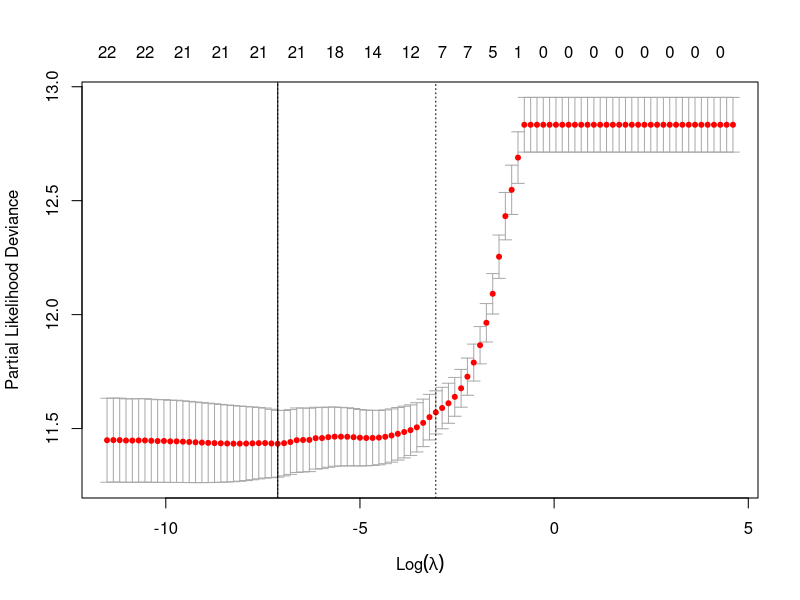
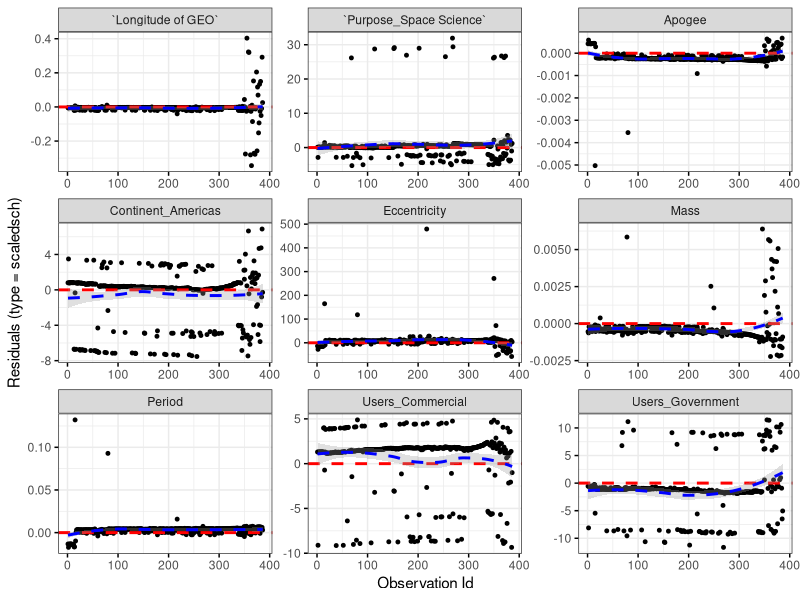

The R source for these figures, in order: (Note: this script raises an error after producing the figures.)
## ---- chunk 1
library(readxl)
data <- read_excel("../Dataset/JoinDatasets.xlsx", col_names = TRUE)
## ---- chunk 2
library(readxl)
library(survival)
library(survminer)
library(dplyr) 
library(ggplot2)
library(knitr)
library(broom)
library(tidyr)
## ---- chunk 3
summary(data)
## ---- chunk 4
data$Country <- factor(data$Country, ordered = F)
print('Country')
table(data$Country)

data$Continent <- factor(data$Continent, ordered = F)
print('Continent')
table(data$Continent)

data$Users <- factor(data$Users, ordered = F)
print('Users')
table(data$Users)

data$Purpose <- factor(data$Purpose, ordered = F)
print('Purpose')
table(data$Purpose)

data$Orbit <- factor(data$Orbit, ordered = F)
print('Class of Orbit')
table(data$Orbit)

data$Status <- factor(data$Status, ordered = F)
print('Status')
table(data$Status)
## ---- chunk 5
data <- data[sample(nrow(data)), ]
## ---- chunk 6
#install.packages("fastDummies")
library(fastDummies)

# USERS : Levels: Civil Commercial Government Military

dummy_data <- dummy_cols(data, select_columns = "Users", remove_first_dummy = TRUE)

# PURPOSE : Levels: Communications Earth Observation Navigation Space Science Technology Development

dummy_data <- dummy_cols(dummy_data, select_columns = "Purpose", remove_first_dummy = TRUE)


# ORBIT : Levels: Elliptical GEO LEO MEO

dummy_data <- dummy_cols(dummy_data, select_columns = "Orbit", remove_first_dummy = TRUE)


# CONTINENT: Levels: Africa Americas Asia Europe Multinational Oceania

dummy_data <- dummy_cols(dummy_data, select_columns = "Continent", remove_first_dummy = TRUE)


# dataset senza Purpose, Users, Continent and Orbit

dummy_data <- dummy_data[,c(1:2,6:17,19:33)]

## ---- chunk 7
library(glmnet)
time <- dummy_data$`Effective Lifetime`
status <- dummy_data$Status

# Crea la formula di sopravvivenza
f <- Surv(time, status == 'retired') ~ . 
covariates <-
  c(
    "Longitude of GEO" ,
    "Perigee" ,
    "Apogee",
    "Eccentricity" ,
    "Inclination",
    "Period",
    "Mass",
    "Users_Commercial",
    "Users_Government",
    "Users_Military",
    "Purpose_Earth Observation",
    "Purpose_Navigation",
    "Purpose_Space Science",
    "Purpose_Technology Development",
    "Orbit_GEO",
    "Orbit_LEO",
    "Orbit_MEO",
    "Continent_Americas",
    "Continent_Asia",
    "Continent_Europe",
    "Continent_Multinational",
    "Continent_Oceania"
  )

n_coef = length(covariates)
lambda.grid <- 10^seq(2, -5 ,length = 100)

# Adatta un modello di regressione di Cox penalizzato usando glmnet
# alpha = 1 per la penalizzazione L2 (Ridge)
# alpha = 0 per la penalizzazione L1 (Lasso)
cox_model <- cv.glmnet(x = as.matrix(dummy_data[,covariates]), y = Surv(time,status == 'retired'), family = "cox", alpha = 1, lambda = lambda.grid)

# PROVA A CAMBIARE VALORE DI ALPHA ---> ELASTIC NET FORSE è MEGLIO

print(cox_model)

bestlambda <- cox_model$lambda.min # con lasso lambda è quasi zero
plot(cox_model)
abline(v=log(bestlambda), lty=1)

fitAtLmin <- glmnet(x = as.matrix(dummy_data[,covariates]),  y = Surv(time,status == 'retired') ,family="cox",lambda=bestlambda)
coef <- coef(fitAtLmin)

## ---- chunk 8
time <- dummy_data$`Effective Lifetime`
Status <- dummy_data$Status

variable_sel <-c(  # con coef != 0
    "Longitude of GEO",
    "Apogee",
    "Eccentricity",
    "Period",
    "Mass",
    "Users_Commercial",
    "Users_Military",
    "Users_Government",
    "Purpose_Earth Observation",
    "Purpose_Navigation",
    "Purpose_Space Science",
    "Purpose_Technology Development",
    "Orbit_LEO",
    "Continent_Americas",
    "Continent_Europe",
    "Continent_Multinational",
    "Continent_Oceania"
    )

cox1 <- coxph(Surv(time, Status == 'retired') ~ . , data = dummy_data[,variable_sel])
summary(cox1)
## ---- chunk 9
time <- dummy_data$`Effective Lifetime`
Status <- dummy_data$Status

variable_sel <-c(  # con coef != 0
    "Longitude of GEO",
    "Apogee",
    "Eccentricity",
    "Period",
    "Mass",
    "Users_Commercial",
    "Users_Military",
    "Users_Government",
    "Purpose_Earth Observation",
    "Purpose_Space Science",
    "Purpose_Technology Development",
    "Orbit_LEO",
    "Continent_Americas",
    "Continent_Europe",
    "Continent_Multinational",
    "Continent_Oceania"
    )

cox2 <- coxph(Surv(time, Status == 'retired') ~ . , data = dummy_data[,variable_sel])
summary(cox2)
## ---- chunk 10
time <- dummy_data$`Effective Lifetime`
Status <- dummy_data$Status

variable_sel <-c(  # con coef != 0
    "Longitude of GEO",
    "Apogee",
    "Eccentricity",
    "Period",
    "Mass",
    "Users_Commercial",
    "Users_Government",
    "Purpose_Earth Observation",
    "Purpose_Space Science",
    "Purpose_Technology Development",
    "Orbit_LEO",
    "Continent_Americas",
    "Continent_Europe",
    "Continent_Multinational",
    "Continent_Oceania"
    )

cox3 <- coxph(Surv(time, Status == 'retired') ~ . , data = dummy_data[,variable_sel])
summary(cox3)
## ---- chunk 11
time <- dummy_data$`Effective Lifetime`
Status <- dummy_data$Status

variable_sel <-c(  # con coef != 0
    "Longitude of GEO",
    "Apogee",
    "Eccentricity",
    "Period",
    "Mass",
    "Users_Commercial",
    "Users_Government",
    "Purpose_Earth Observation",
    "Purpose_Space Science",
    "Purpose_Technology Development",
    "Orbit_LEO",
    "Continent_Americas",
    "Continent_Europe",
    "Continent_Multinational"
    )

cox4 <- coxph(Surv(time, Status == 'retired') ~ . , data = dummy_data[,variable_sel])
summary(cox4)
## ---- chunk 12
time <- dummy_data$`Effective Lifetime`
Status <- dummy_data$Status

variable_sel <-c(  # con coef != 0
    "Longitude of GEO",
    "Apogee",
    "Eccentricity",
    "Period",
    "Mass",
    "Users_Commercial",
    "Users_Government",
    "Purpose_Earth Observation",
    "Purpose_Space Science",
    "Purpose_Technology Development",
    "Continent_Americas",
    "Continent_Europe",
    "Continent_Multinational"
    )

cox5 <- coxph(Surv(time, Status == 'retired') ~ . , data = dummy_data[,variable_sel])
summary(cox5)
## ---- chunk 13
time <- dummy_data$`Effective Lifetime`
Status <- dummy_data$Status

variable_sel <-c(  # con coef != 0
    "Longitude of GEO",
    "Apogee",
    "Eccentricity",
    "Period",
    "Mass",
    "Users_Commercial",
    "Users_Government",
    "Purpose_Space Science",
    "Purpose_Technology Development",
    "Continent_Americas",
    "Continent_Europe",
    "Continent_Multinational"
    )

cox6 <- coxph(Surv(time, Status == 'retired') ~ . , data = dummy_data[,variable_sel])
summary(cox6)
## ---- chunk 14
time <- dummy_data$`Effective Lifetime`
Status <- dummy_data$Status

variable_sel <-c(  # con coef != 0
    "Longitude of GEO",
    "Apogee",
    "Eccentricity",
    "Period",
    "Mass",
    "Users_Commercial",
    "Users_Government",
    "Purpose_Space Science",
    "Continent_Americas",
    "Continent_Europe",
    "Continent_Multinational"
    )

cox7 <- coxph(Surv(time, Status == 'retired') ~ . , data = dummy_data[,variable_sel])
summary(cox7)
## ---- chunk 15
time <- dummy_data$`Effective Lifetime`
Status <- dummy_data$Status

variable_sel <-c(  # con coef != 0
    "Longitude of GEO",
    "Apogee",
    "Eccentricity",
    "Period",
    "Mass",
    "Users_Commercial",
    "Users_Government",
    "Purpose_Space Science",
    "Continent_Americas",
    "Continent_Multinational"
    )

cox8 <- coxph(Surv(time, Status == 'retired') ~ . , data = dummy_data[,variable_sel])
summary(cox8)
## ---- chunk 16
time <- dummy_data$`Effective Lifetime`
Status <- dummy_data$Status

variable_sel <-c(  # con coef != 0
    "Longitude of GEO",
    "Apogee",
    "Eccentricity",
    "Period",
    "Mass",
    "Users_Commercial",
    "Users_Government",
    "Purpose_Space Science",
    "Continent_Americas"
    )

cox9 <- coxph(Surv(time, Status == 'retired') ~ . , data = dummy_data[,variable_sel])
summary(cox9)
## ---- chunk 17
test <- cox.zph(cox9)
test


# Residui
ggcoxdiagnostics(cox9, type = "scaledsch")
## ---- chunk 18
Massa.disc <- cut(data$Mass, breaks=c(0, 1000, Inf), labels=c("light", "heavy"))
dummy_data$Mass.disc <- Massa.disc

## ---- chunk 19
Per.disc <- cut(data$Period, breaks=c(0, 500, 1000, Inf), labels=c("short", "medium", "long"))
dummy_data$Per.disc <- Per.disc

## ---- chunk 20
Inc.disc <- cut(data$Inclination, breaks=c(-Inf, 40, 70, Inf), labels=c("low", "medium", "high"))
dummy_data$Inc.disc <- Inc.disc

## ---- chunk 21
Ap.disc <- cut(data$Apogee, breaks=c(0, 25000, Inf), labels=c("low", "high"))
dummy_data$Ap.disc <- Ap.disc

## ---- chunk 22
Pe.disc <- cut(data$Perigee, breaks=c(0, 5000, 25000, Inf), labels=c("low","medium","high"))
dummy_data$Pe.disc <- Pe.disc

## ---- chunk 23

# MASS: Levels: light heavy

dummy_data <- dummy_cols(dummy_data, select_columns = "Mass.disc", remove_first_dummy = TRUE)

# PERIOD: Levels: short medium long 

dummy_data <- dummy_cols(dummy_data, select_columns = "Per.disc", remove_first_dummy = TRUE)

# INCLINATION: Levels: low medium high 

dummy_data <- dummy_cols(dummy_data, select_columns = "Inc.disc", remove_first_dummy = TRUE)

# PERIGEE: Levels: low medium high  

dummy_data <- dummy_cols(dummy_data, select_columns = "Pe.disc", remove_first_dummy = TRUE)

# APOGEE: Levels: low high

dummy_data <- dummy_cols(dummy_data, select_columns = "Ap.disc", remove_first_dummy = TRUE)
## ---- chunk 24
# dataset senza Purpose, Users, Continent, Orbit, Mass, Period,  Inclination, Apogee and Perigee

dummy_data <- dummy_data[,c(1:2,6,9,12:16,19:33, 39:46)]
